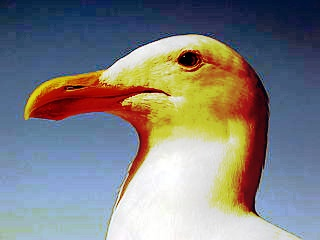
#> input picture Result/output1.jpg, 320 x 240 px
$ python -i main.py   (imports and definitions only)
#> lines starting #> are read from the running program, lines starting #| are printed output that depends on the picture
#> further down, picture is the input picture: shape (240, 320, 3); mean B, G, R 129.6, 129.1, 128.9

import os
import sys
import cv2
import numpy as np
from matplotlib import pyplot as plt

# [14 lines left out: function help_message, not called in this run]

# ===================================================
# ================ Histogram equalization ===========
# ===================================================

def custom_equalizeHist(channel):
   pass

def histogram_equalization(img_in):

   b, g, r = cv2.split(img_in)
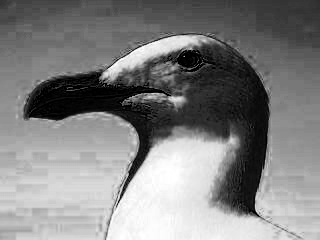
#> b: shape (240, 320); min 0, max 255, mean 129.6
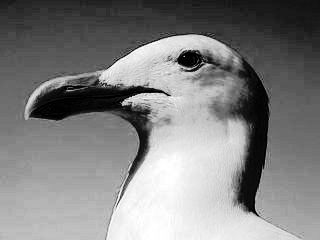
#> g: shape (240, 320); min 0, max 255, mean 129.1
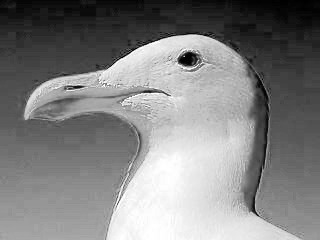
#> r: shape (240, 320); min 0, max 255, mean 128.9

   pixels = img_in.size
#> pixels = 230400
   pixelsb = b.size
#> pixelsb = 76800
   pixelsg = g.size
#> pixelsg = 76800
   pixelsr = r.size
#> pixelsr = 76800

   hb = cv2.calcHist([b],[0],None,[256],[0,256])
#> hb = 256 values, max 1230 at index 0, min 86 at index 86, mean 300
   hg = cv2.calcHist([g],[0],None,[256],[0,256])
#> hg = 256 values, max 1369 at index 53, min 50 at index 43, mean 300
   hr = cv2.calcHist([r],[0],None,[256],[0,256])
#> hr = 256 values, max 1396 at index 47, min 39 at index 2, mean 300

   cdfb = np.cumsum(hb)
#> cdfb = 256 values from 1230 to 76800
   cdfb_n = cdfb * hb.max()/ cdfb.max()
#> cdfb_n = 256 values from 19.7 to 1230
   cdfg = np.cumsum(hg)
#> cdfg = 256 values from 600 to 76800
   cdfg_n = cdfg * hg.max()/ cdfg.max()
#> cdfg_n = 256 values from 10.7 to 1369
   cdfr = np.cumsum(hr)
#> cdfr = 256 values from 68 to 76800
   cdfr_n = cdfr * hr.max()/ cdfr.max()
#> cdfr_n = 256 values from 1.24 to 1396

   eqblue = np.round((cdfb-cdfb.min())*255/(pixelsb-1))
#> eqblue = 256 values from 0 to 251
   eqred = np.round((cdfr-cdfr.min())*255/(pixelsr-1))
#> eqred = 256 values from 0 to 255
   eqgreen = np.round((cdfg-cdfg.min())*255/(pixelsg-1))
#> eqgreen = 256 values from 0 to 253

   blue = eqblue[b]
   green = eqgreen[g]
   red = eqred[r]

   img_out = cv2.merge((blue, green, red))

   return True, img_out

# [72 lines left out: functions Question1, low_pass_filter, high_pass_filter, not called in this run]

def ft(im, newsize=None):
    dft = np.fft.fft2(np.float32(im),newsize)
    return np.fft.fftshift(dft)

# [113 lines left out: functions ift, deconvolution, Question2, laplacian_pyramid_blending, Question3, not called in this run]

# [31 lines not run here, left out]

>>> import cv2
>>> picture = cv2.imread('Result/output1.jpg')
>>> result = histogram_equalization(picture)

$ run again, on Source/input1.jpg
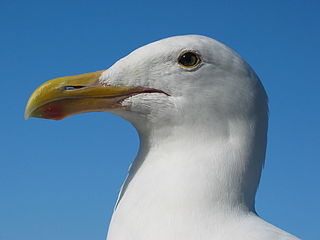
#> input picture Source/input1.jpg, 320 x 240 px
#> picture is the input picture: shape (240, 320, 3); mean B, G, R 166.6, 134.6, 97.1
#> in histogram_equalization, `b, g, r = cv2.split(img_in)`:
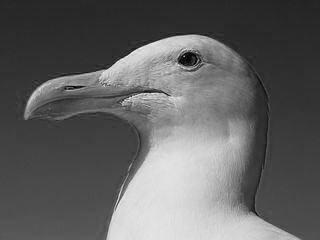
#> r: shape (240, 320); min 0, max 242, mean 97.1
#> hb = 256 values, max 3747 at index 187, min 0 at index 247, mean 300
#> hg = 256 values, max 2131 at index 106, min 0 at index 1, mean 300
#> hr = 256 values, max 2688 at index 41, min 0 at index 230, mean 300
#> cdfb = 256 values from 35 to 76800
#> cdfb_n = 256 values from 1.71 to 3747
#> cdfg = 256 values from 12 to 76800
#> cdfg_n = 256 values from 0.333 to 2131
#> cdfr = 256 values from 6 to 76800
#> cdfr_n = 256 values from 0.21 to 2688
#> eqblue = 256 values from 0 to 255
#> in histogram_equalization, `img_out = cv2.merge((blue, green, red))`:
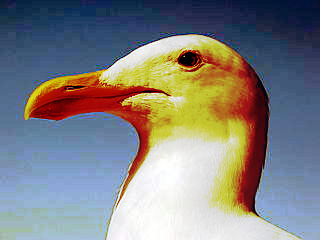
#> img_out: shape (240, 320, 3) float64; mean B, G, R 129.5, 129, 129

$ run again, on Source/input3A.jpg
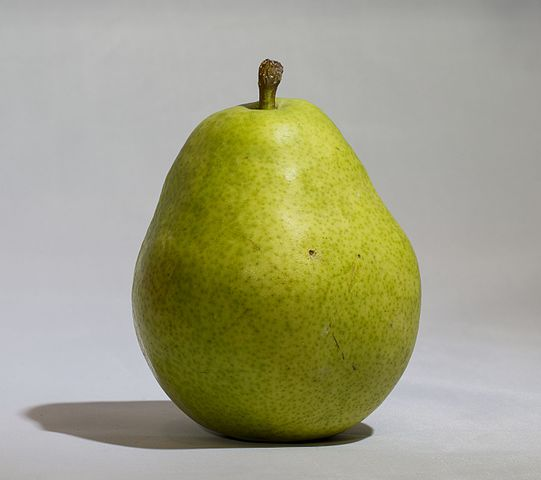
#> input picture Source/input3A.jpg, 541 x 480 px
#> picture is the input picture: shape (480, 541, 3); mean B, G, R 131.9, 161.7, 162.1
#> in histogram_equalization, `b, g, r = cv2.split(img_in)`:
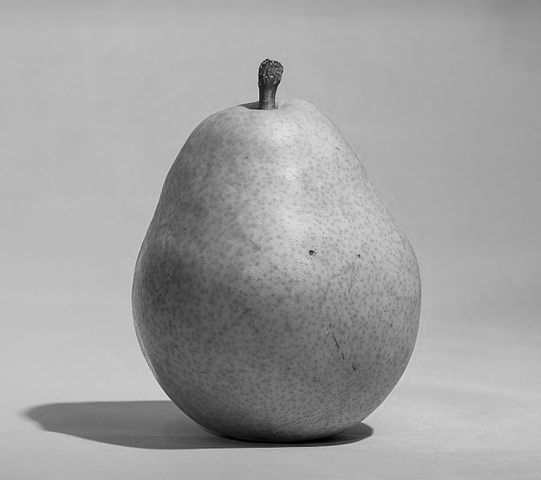
#> g: shape (480, 541); min 0, max 233, mean 161.7
#> hb = 256 values, max 9279 at index 0, min 0 at index 218, mean 1014.4
#> hg = 256 values, max 13221 at index 184, min 0 at index 232, mean 1014.4
#> hr = 256 values, max 13611 at index 183, min 0 at index 231, mean 1014.4
#> cdfb = 256 values from 9279 to 259680
#> cdfb_n = 256 values from 331.6 to 9279
#> cdfg = 256 values from 76 to 259680
#> cdfg_n = 256 values from 3.87 to 13221
#> cdfr = 256 values from 13 to 259680
#> cdfr_n = 256 values from 0.681 to 13611
#> eqblue = 256 values from 0 to 246
#> eqred = 256 values from 0 to 255
#> in histogram_equalization, `img_out = cv2.merge((blue, green, red))`:
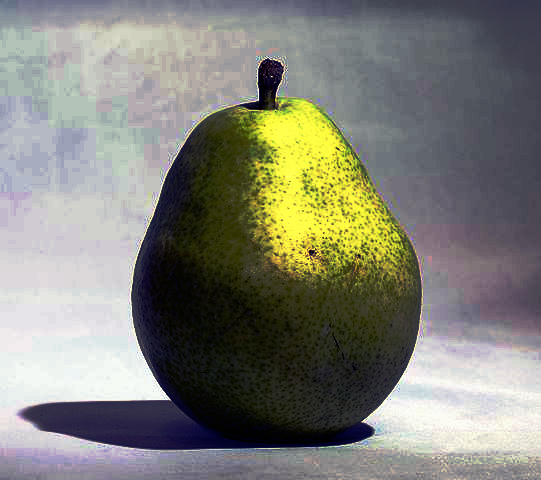
#> img_out: shape (480, 541, 3) float64; mean B, G, R 119.8, 129.6, 129.6
